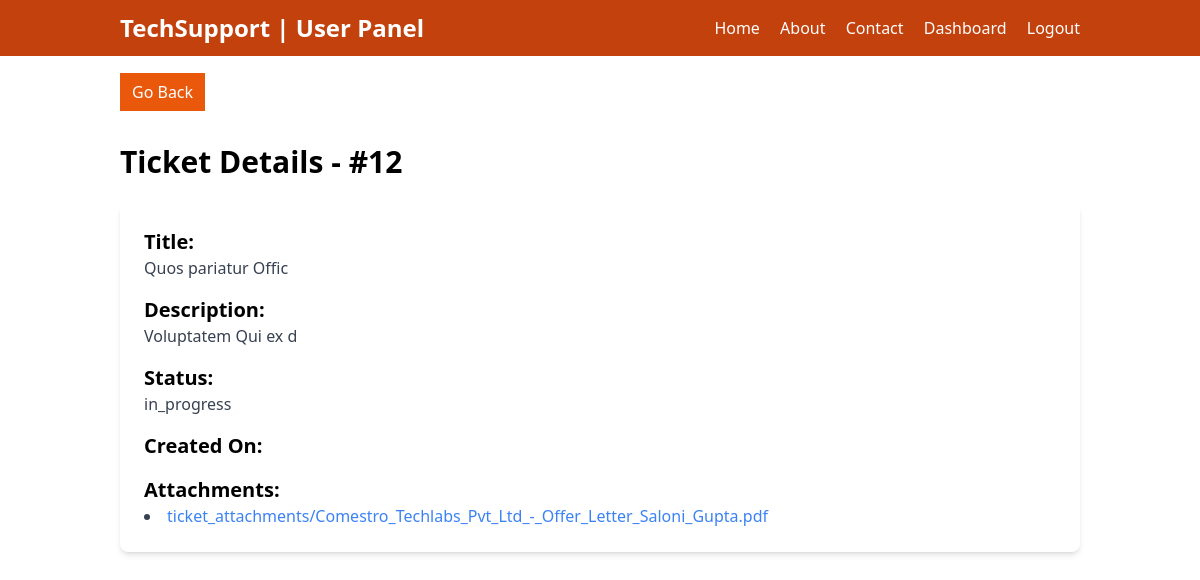
Page /user/view_ticket/12/ (signed in) on the committed database.
### tsm/models.py (models this page shows)
class SupportTicket(models.Model):
    title = models.CharField(max_length=200)
    description = models.TextField()
    created_at = models.DateTimeField(auto_now_add=True)
    updated_at = models.DateTimeField(auto_now=True)
    status = models.CharField(max_length=50, choices=(("open","open"),("in_progress","in_progress"),("closed","closed")))
    created_by = models.ForeignKey(User, on_delete=models.CASCADE, related_name='created_tickets')
    assigned_to = models.ForeignKey(User, on_delete=models.CASCADE, related_name='assigned_tickets', null=True, blank=True)

class TicketAttachment(models.Model):
    ticket = models.ForeignKey(SupportTicket, on_delete=models.CASCADE, related_name='attachments')
    file = models.FileField(upload_to='ticket_attachments/')
    uploaded_at = models.DateTimeField(auto_now_add=True)
    uploaded_by = models.ForeignKey(User, on_delete=models.CASCADE)

### tsm/decorators.py (the view)
        def _wrapped_view(request, *args, **kwargs):
            user_roles = user_roles = set(request.user.userrole_set.values_list('role', flat=True))
            if user_roles.intersection(allowed_roles):
                return view_func(request, *args, **kwargs)
            from django.http import HttpResponseForbidden
            return HttpResponseForbidden("You do not have permission to access this resource.")

### tsm/userView.py (called while the page is built)
@login_required()
@role_required(allowed_roles={"user"})
def viewTicket(request, ticket_id):
    ticket = SupportTicket.objects.get(id=ticket_id, created_by=request.user)
    attachments = TicketAttachment.objects.filter(ticket=ticket)
    context = {
        'ticket': ticket,
        'attachments': attachments
    }
    return render(request, 'user/ticketView.html', context)

### tsm/templates/user/ticketView.html (shortened to what this page needs)
{% extends "user/userbase.html" %}
{% block content %}
    <div class="px-[10%] py-6">
        <a href="{% url 'user_dashboard' %}" class="bg-orange-600 text-white px-3 py-2 mb-5">Go Back</a>
        <h2 class="text-3xl font-semibold mb-6 mt-10">Ticket Details - #{{ ticket.id }}</h2>
        <div class="bg-white p-6 rounded-lg shadow-md space-y-4">
            <div>
                <h3 class="text-xl font-semibold">Title:</h3>
                <p class="text-gray-700">{{ ticket.title }}</p>
            </div>
            <div>
                <h3 class="text-xl font-semibold">Description:</h3>
                <p class="text-gray-700">{{ ticket.description }}</p>
            </div>
            <div>
                <h3 class="text-xl font-semibold">Status:</h3>
                <p class="text-gray-700">{{ ticket.status }}</p>
            </div>
            <div>
                <h3 class="text-xl font-semibold">Created On:</h3>
            </div>
            {% if attachments %}
            <div>
                <h3 class="text-xl font-semibold">Attachments:</h3>
                <ul class="list-disc list-inside text-gray-700">
                    {% for attachment in attachments %}
                    <li><a href="{{ attachment.file.url }}" target="_blank" class="text-blue-500 hover:underline">{{ attachment.file.name }}</a></li>
                    {% endfor %}
                </ul>
            </div>
            {% endif %}
        </div>
    </div>
{% endblock content %}

### rows in the picture
SupportTicket: id "12", title "Quos pariatur Offic", description "Voluptatem Qui ex d", status "in_progress"
TicketAttachment: file.name "ticket_attachments/Comestro_Techlabs_Pvt_Ltd_-_Offer_Letter_Saloni_Gupta.pdf"
